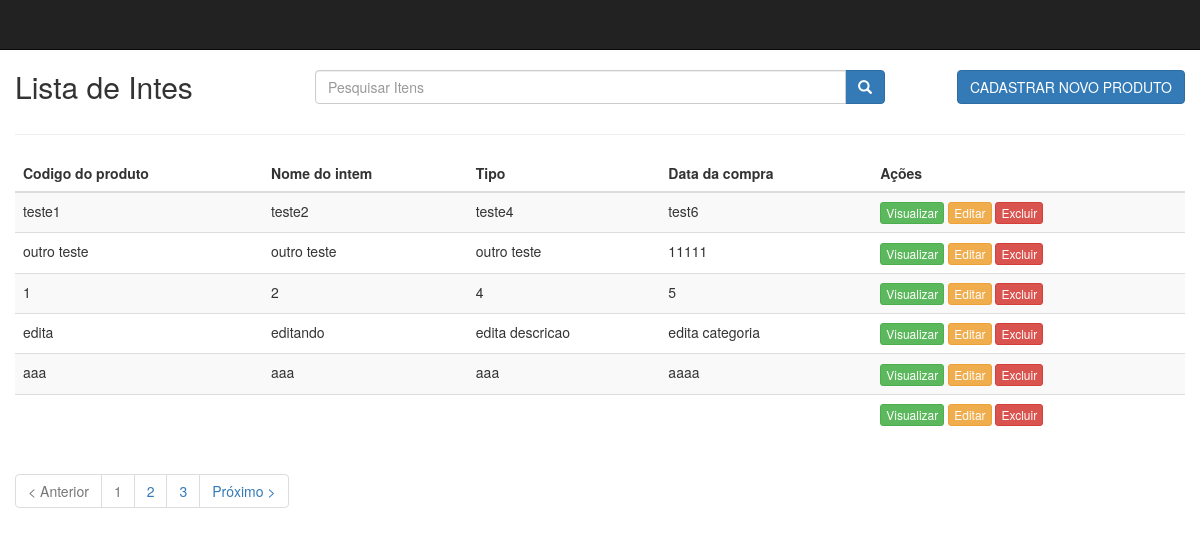
The page /cadastro/index.php on the database its author committed.
### tables this page shows
CREATE TABLE `cadastro` (
  `codigo` varchar(100) NOT NULL,
  `nome_produto` varchar(100) NOT NULL,
  `preco` tinyint(1) NOT NULL,
  `descricao` varchar(100) NOT NULL,
  `categoria` varchar(100) NOT NULL,
  `id` int(11) NOT NULL,
  `modifi` datetime DEFAULT NULL
);

### cadastro/index.php (the view, shortened to what this page needs)
<!DOCTYPE html>
<html lang="pt-br">
<head>
 <link href="css/bootstrap.min.css" rel="stylesheet">
 <link href="css/style.css" rel="stylesheet">
 <?php
$consulta="SELECT * FROM cadastro";
$result=mysqli_query($conn, $consulta);
?>
</head>
<body>
 <nav class="navbar navbar-inverse navbar-fixed-top">
 </nav>
 <div id="main" class="container-fluid" style="margin-top: 50px">
 	<div id="top" class="row">
		<div class="col-sm-3">
			<h2>Lista de Intes</h2>
		</div>
		<div class="col-sm-6">
			<div class="input-group h2">
				<input name="data[search]" class="form-control" id="search" type="text" placeholder="Pesquisar Itens">
				<span class="input-group-btn">
					<button class="btn btn-primary" type="submit">
						<span class="glyphicon glyphicon-search"></span>
					</button>
				</span>
			</div>
		</div>
		<div class="col-sm-3">
			<a href="add.html" class="btn btn-primary pull-right h2">CADASTRAR NOVO PRODUTO</a>
		</div>
	</div>
	 <hr />
 	<div id="list" class="row">
	<div class="table-responsive col-md-12">
		<table class="table table-striped" cellspacing="0" cellpadding="0">
			<thead>
				<tr>
					<th>Codigo do produto</th>
					<th>Nome do intem</th>
					<th>Tipo</th>
					<th>Data da compra</th>
					<th class="actions">Ações</th>
				</tr>
			</thead>
			<tbody>
      <?php while ($lista =mysqli_fetch_assoc($result)){ ?>
				<tr>
					<td><?php echo $lista['codigo'];?></td>
					<td><?php echo $lista['nome_produto'];?></td>
					<td><?php echo $lista['descricao'];?></td>
					<td><?php echo $lista['categoria'];?></td>
					<td class="actions">
			<?php echo "	<a class='btn btn-success btn-xs' href='visualizar.php? id=".$lista['id']."'>Visualizar</a>"; ?>
            <?php echo "	<a class='btn btn-warning btn-xs' href='editar.php? id=".$lista['id']."'>Editar</a>"; ?>
			<?php echo "	<a class='btn btn-danger btn-xs' href='apagar.php? id=".$lista['id']."'>Excluir</a>"; ?>
					</td>
				</tr>
        <?php } ?>
			</tbody>
		</table>
	</div>
	</div>
	<div id="bottom" class="row">
		<div class="col-md-12">
			<ul class="pagination">
				<li class="disabled"><a>&lt; Anterior</a></li>
				<li class="disabled"><a>1</a></li>
				<li><a href="#">2</a></li>
				<li><a href="#">3</a></li>
				<li class="next"><a href="#" rel="next">Próximo &gt;</a></li>
			</ul>
		</div>
	</div>
 </div>
</body>
</html>

### cadastro/css/style.css (style rules this page uses)
#main { margin-top: 50px; }

### rows shown on the page
cadastro: codigo "teste1", nome_produto "teste2", descricao "teste4", categoria "test6"
cadastro: codigo "outro teste", nome_produto "outro teste", descricao "outro teste", categoria "11111"
cadastro: codigo "1", nome_produto "2", descricao "4", categoria "5"
cadastro: codigo "edita", nome_produto "editando", descricao "edita descricao", categoria "edita categoria"
cadastro: codigo "aaa", nome_produto "aaa", descricao "aaa", categoria "aaaa"
